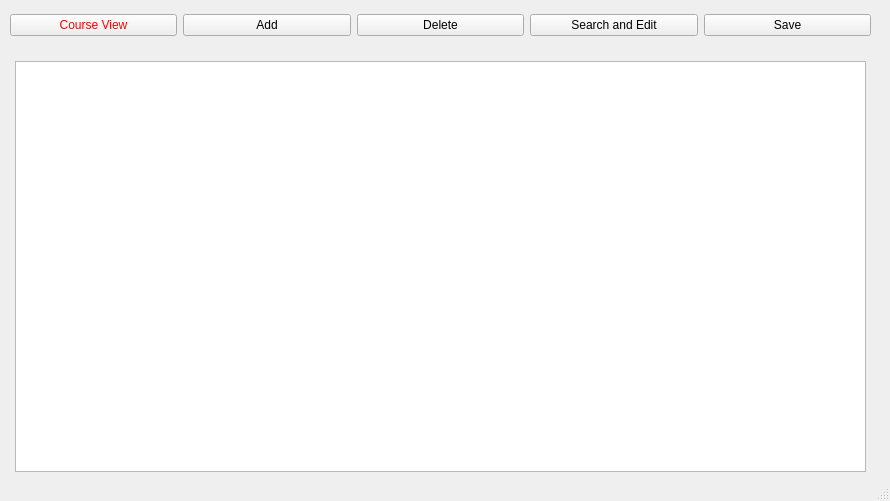
<?xml version="1.0" encoding="UTF-8"?>
<ui version="4.0">
 <class>MainWindow</class>
 <widget class="QMainWindow" name="MainWindow">
  <property name="geometry">
   <rect>
    <x>0</x>
    <y>0</y>
    <width>890</width>
    <height>501</height>
   </rect>
  </property>
  <property name="minimumSize">
   <size>
    <width>890</width>
    <height>501</height>
   </size>
  </property>
  <property name="maximumSize">
   <size>
    <width>890</width>
    <height>501</height>
   </size>
  </property>
  <property name="windowTitle">
   <string>Student Manager</string>
  </property>
  <widget class="QWidget" name="centralwidget">
   <widget class="QWidget" name="horizontalLayoutWidget">
    <property name="geometry">
     <rect>
      <x>10</x>
      <y>0</y>
      <width>861</width>
      <height>51</height>
     </rect>
    </property>
    <layout class="QHBoxLayout" name="horizontalLayout">
     <item>
      <widget class="QPushButton" name="courseViewButton">
       <property name="styleSheet">
        <string notr="true">color: rgb(255, 0, 0);</string>
       </property>
       <property name="text">
        <string>Course View</string>
       </property>
      </widget>
     </item>
     <item>
      <widget class="QPushButton" name="addButton">
       <property name="text">
        <string>Add</string>
       </property>
      </widget>
     </item>
     <item>
      <widget class="QPushButton" name="deleteButton">
       <property name="text">
        <string>Delete</string>
       </property>
      </widget>
     </item>
     <item>
      <widget class="QPushButton" name="editButton">
       <property name="text">
        <string>Search and Edit</string>
       </property>
      </widget>
     </item>
     <item>
      <widget class="QPushButton" name="saveButton">
       <property name="text">
        <string>Save</string>
       </property>
      </widget>
     </item>
    </layout>
   </widget>
   <widget class="QTextBrowser" name="outputText">
    <property name="geometry">
     <rect>
      <x>15</x>
      <y>61</y>
      <width>851</width>
      <height>411</height>
     </rect>
    </property>
    <property name="toolTip">
     <string>&lt;html&gt;&lt;head/&gt;&lt;body&gt;&lt;p align=&quot;center&quot;&gt;&lt;br/&gt;&lt;/p&gt;&lt;/body&gt;&lt;/html&gt;</string>
    </property>
    <property name="styleSheet">
     <string notr="true">font: 22pt &quot;MS Shell Dlg 2&quot;;</string>
    </property>
    <property name="html">
     <string>&lt;!DOCTYPE HTML PUBLIC &quot;-//W3C//DTD HTML 4.0//EN&quot; &quot;http://www.w3.org/TR/REC-html40/strict.dtd&quot;&gt;
&lt;html&gt;&lt;head&gt;&lt;meta name=&quot;qrichtext&quot; content=&quot;1&quot; /&gt;&lt;style type=&quot;text/css&quot;&gt;
p, li { white-space: pre-wrap; }
&lt;/style&gt;&lt;/head&gt;&lt;body style=&quot; font-family:'MS Shell Dlg 2'; font-size:22pt; font-weight:400; font-style:normal;&quot;&gt;
&lt;p align=&quot;center&quot; style=&quot;-qt-paragraph-type:empty; margin-top:0px; margin-bottom:0px; margin-left:0px; margin-right:0px; -qt-block-indent:0; text-indent:0px;&quot;&gt;&lt;br /&gt;&lt;/p&gt;&lt;/body&gt;&lt;/html&gt;</string>
    </property>
   </widget>
  </widget>
  <widget class="QStatusBar" name="statusbar"/>
 </widget>
 <resources/>
 <connections/>
</ui>
